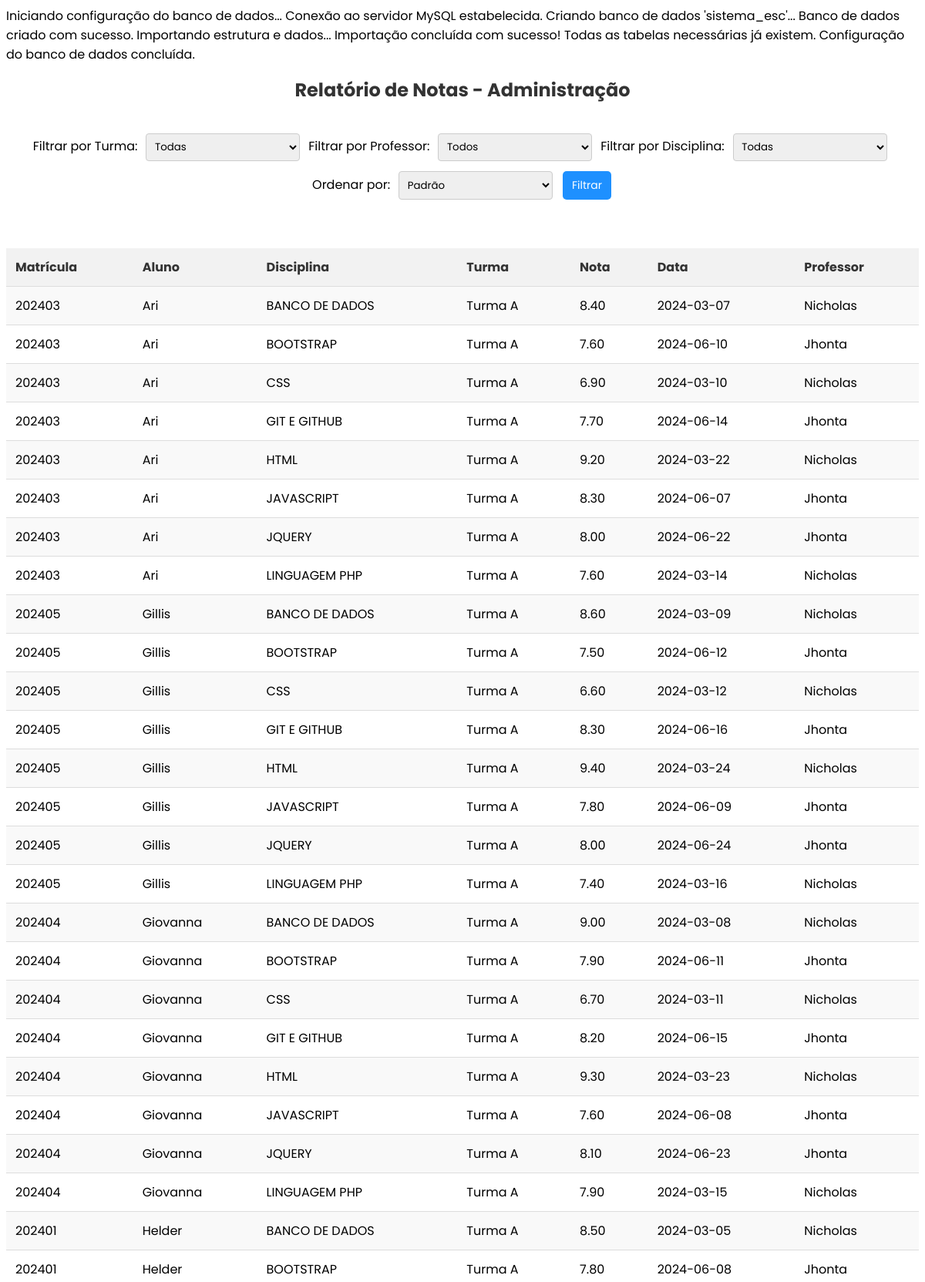
The app's page /relatorio.php (signed in, upper part) with its own data.
### tables this page shows
CREATE TABLE notas (
  id INT NOT NULL AUTO_INCREMENT,
  nota DECIMAL(5,2) NOT NULL,
  dataL DATE NOT NULL,
  fk_aluno INT NOT NULL,
  fk_prof INT NOT NULL,
  fk_disc INT NOT NULL,
  PRIMARY KEY (id),
  FOREIGN KEY (fk_aluno) REFERENCES alunos (id) ON DELETE CASCADE,
  FOREIGN KEY (fk_prof) REFERENCES professores (id) ON DELETE CASCADE,
  FOREIGN KEY (fk_disc) REFERENCES disciplinas (id) ON DELETE CASCADE
);

CREATE TABLE alunos (
  id INT NOT NULL AUTO_INCREMENT,
  matricula INT NOT NULL UNIQUE,
  fk_user INT NOT NULL,
  PRIMARY KEY (id),
  FOREIGN KEY (fk_user) REFERENCES usuarios (id) ON DELETE CASCADE
);

CREATE TABLE usuarios (
  id INT NOT NULL AUTO_INCREMENT,
  nome VARCHAR(40) NOT NULL,
  email VARCHAR(50) UNIQUE NOT NULL,
  idade INT NOT NULL,
  cpf VARCHAR(14) UNIQUE NOT NULL,
  senha VARCHAR(255) NOT NULL,
  tipo ENUM('Professor','Aluno', "Administrador") NOT NULL,
  PRIMARY KEY (id)
);

CREATE TABLE disciplinas (
  id INT NOT NULL AUTO_INCREMENT,
  nome VARCHAR(30) NOT NULL,
  descricao TEXT,
  imagem VARCHAR(255),
  PRIMARY KEY (id)
  );

CREATE TABLE turmas (
  id INT NOT NULL AUTO_INCREMENT,
  nome VARCHAR(50) NOT NULL,
  PRIMARY KEY (id)
);

### relatorio.php (the view, shortened to what this page needs)
<?php
include("conexao.php");
$filtroOrdem = isset($_GET['ordem']) ? $_GET['ordem'] : '';
$sql = "SELECT
            alunos.matricula,
            usuarios.nome AS aluno,
            disciplinas.nome AS disciplina,
            turmas.nome AS turma,
            notas.nota,
            notas.dataL,
            notas.id AS nota_id,
            professores.id AS prof_id,
            prof_usuarios.nome AS professor
        FROM notas
        INNER JOIN alunos ON notas.fk_aluno = alunos.id
        INNER JOIN usuarios ON alunos.fk_user = usuarios.id
        INNER JOIN disciplinas ON notas.fk_disc = disciplinas.id
        INNER JOIN turma_alunos ON turma_alunos.fk_aluno = alunos.id
        INNER JOIN turmas ON turma_alunos.fk_turma = turmas.id
        INNER JOIN prof_disc_turma ON prof_disc_turma.fk_disc = disciplinas.id AND prof_disc_turma.fk_turma = turmas.id
        INNER JOIN professores ON prof_disc_turma.fk_prof = professores.id
        INNER JOIN usuarios AS prof_usuarios ON professores.fk_user = prof_usuarios.id
        WHERE 1 = 1";
switch ($filtroOrdem) {
    default:
        $sql .= " ORDER BY turma, aluno, disciplina";
}
$consulta = mysqli_query($connection, $sql);
?>
<!DOCTYPE html>
<html lang="pt-br">
<head>
    <link rel="stylesheet" href="Style/relatorio.css">
</head>
<body>
    <h1>Relatório de Notas - Administração</h1>
    <form
        style="
               margin: 2em;
               text-align: center;
               "
    method="GET" action="">
        <label for="turma">Filtrar por Turma:</label>
        <select
            style="
               width: 200px;
              "
        name="turma" id="turma">
            <option value="">Todas</option>
        </select>
        <label for="professor">Filtrar por Professor:</label>
        <select
            style="
               width: 200px;
              "
        name="professor" id="professor">
            <option value="">Todos</option>
        </select>
        <label for="disciplina">Filtrar por Disciplina:</label>
        <select
            style="
               width: 200px;
              "
        name="disciplina" id="disciplina">
            <option value="">Todas</option>
        </select>
        <label for="ordem">Ordenar por:</label>
        <select
            style="
               width: 200px;
              "
            name="ordem" id="ordem">
            <option value="">Padrão</option>
        </select>
        <button type="submit">Filtrar</button>
    </form>
    <br>
    <?php
    if ($consulta && mysqli_num_rows($consulta) > 0) {
        echo "<div
            style='
                    display: flex;
                   justify-content: center;
                   align-items: center;
                   '
        >";
        echo "<table
                style='
                        height: 100%;
                        width: 100%;
                       '
                >";
        echo "<tr>
                <th>Matrícula</th>
                <th>Aluno</th>
                <th>Disciplina</th>
                <th>Turma</th>
                <th>Nota</th>
                <th>Data</th>
                <th>Professor</th>
              </tr>";
        while ($row = mysqli_fetch_assoc($consulta)) {
            echo "<tr>
                    <td>" . htmlspecialchars($row['matricula']) . "</td>
                    <td>" . htmlspecialchars($row['aluno']) . "</td>
                    <td>" . htmlspecialchars($row['disciplina']) . "</td>
                    <td>" . htmlspecialchars($row['turma']) . "</td>
                    <td>" . htmlspecialchars($row['nota']) . "</td>
                    <td>" . htmlspecialchars($row['dataL']) . "</td>
                    <td>" . htmlspecialchars($row['professor']) . "</td>
                  </tr>";
        }
        echo "</table>";
        echo "</div>";
    } else {
        echo "<p>Nenhum resultado encontrado.</p>";
    }
    ?>
</body>
</html>

### Style/relatorio.css (style rules this page uses)
* { font-family: "poppins", sans-serif; }
h1 { color: #333; font-size: 24px; margin-bottom: 20px; text-align: center; }
table { width: 100%; border-collapse: collapse; margin-bottom: 20px; }
th, td { padding: 12px; text-align: left; border-bottom: 1px solid #ddd; }
th { background-color: #f2f2f2; color: #333; }
tr:nth-child(even) { background-color: #f9f9f9; }
button { background-color: dodgerblue; color: white; border: none; padding: 8px 12px; text-align: center; text-decoration: none; display: inline-block; font-size: 14px; margin: 4px 2px; cursor: pointer; border-radius: 5px; }
select { margin: 0.5em; width: 100%; border-radius: 4px; padding: 0.5em; border: 1px solid #ccc; }

### records on screen
notas: fk_aluno.matricula "202403", usuarios.nome "Ari", fk_disc.nome "BANCO DE DADOS", turmas.nome "Turma A", nota "8.40", dataL "2024-03-07", usuarios.nome "Nicholas"
notas: fk_aluno.matricula "202403", usuarios.nome "Ari", fk_disc.nome "BOOTSTRAP", turmas.nome "Turma A", nota "7.60", dataL "2024-06-10", usuarios.nome "Jhonta"
notas: fk_aluno.matricula "202403", usuarios.nome "Ari", fk_disc.nome "CSS", turmas.nome "Turma A", nota "6.90", dataL "2024-03-10", usuarios.nome "Nicholas"
notas: fk_aluno.matricula "202403", usuarios.nome "Ari", fk_disc.nome "GIT E GITHUB", turmas.nome "Turma A", nota "7.70", dataL "2024-06-14", usuarios.nome "Jhonta"
notas: fk_aluno.matricula "202403", usuarios.nome "Ari", fk_disc.nome "HTML", turmas.nome "Turma A", nota "9.20", dataL "2024-03-22", usuarios.nome "Nicholas"
notas: fk_aluno.matricula "202403", usuarios.nome "Ari", fk_disc.nome "JAVASCRIPT", turmas.nome "Turma A", nota "8.30", dataL "2024-06-07", usuarios.nome "Jhonta"
notas: fk_aluno.matricula "202403", usuarios.nome "Ari", fk_disc.nome "JQUERY", turmas.nome "Turma A", nota "8.00", dataL "2024-06-22", usuarios.nome "Jhonta"
notas: fk_aluno.matricula "202403", usuarios.nome "Ari", fk_disc.nome "LINGUAGEM PHP", turmas.nome "Turma A", nota "7.60", dataL "2024-03-14", usuarios.nome "Nicholas"
notas: fk_aluno.matricula "202405", usuarios.nome "Gillis", fk_disc.nome "BANCO DE DADOS", turmas.nome "Turma A", nota "8.60", dataL "2024-03-09", usuarios.nome "Nicholas"
notas: fk_aluno.matricula "202405", usuarios.nome "Gillis", fk_disc.nome "BOOTSTRAP", turmas.nome "Turma A", nota "7.50", dataL "2024-06-12", usuarios.nome "Jhonta"
notas: fk_aluno.matricula "202405", usuarios.nome "Gillis", fk_disc.nome "CSS", turmas.nome "Turma A", nota "6.60", dataL "2024-03-12", usuarios.nome "Nicholas"
notas: fk_aluno.matricula "202405", usuarios.nome "Gillis", fk_disc.nome "GIT E GITHUB", turmas.nome "Turma A", nota "8.30", dataL "2024-06-16", usuarios.nome "Jhonta"
notas: fk_aluno.matricula "202405", usuarios.nome "Gillis", fk_disc.nome "HTML", turmas.nome "Turma A", nota "9.40", dataL "2024-03-24", usuarios.nome "Nicholas"
notas: fk_aluno.matricula "202405", usuarios.nome "Gillis", fk_disc.nome "JAVASCRIPT", turmas.nome "Turma A", nota "7.80", dataL "2024-06-09", usuarios.nome "Jhonta"
notas: fk_aluno.matricula "202405", usuarios.nome "Gillis", fk_disc.nome "JQUERY", turmas.nome "Turma A", nota "8.00", dataL "2024-06-24", usuarios.nome "Jhonta"
notas: fk_aluno.matricula "202405", usuarios.nome "Gillis", fk_disc.nome "LINGUAGEM PHP", turmas.nome "Turma A", nota "7.40", dataL "2024-03-16", usuarios.nome "Nicholas"
notas: fk_aluno.matricula "202404", usuarios.nome "Giovanna", fk_disc.nome "BANCO DE DADOS", turmas.nome "Turma A", nota "9.00", dataL "2024-03-08", usuarios.nome "Nicholas"
notas: fk_aluno.matricula "202404", usuarios.nome "Giovanna", fk_disc.nome "BOOTSTRAP", turmas.nome "Turma A", nota "7.90", dataL "2024-06-11", usuarios.nome "Jhonta"
notas: fk_aluno.matricula "202404", usuarios.nome "Giovanna", fk_disc.nome "CSS", turmas.nome "Turma A", nota "6.70", dataL "2024-03-11", usuarios.nome "Nicholas"
notas: fk_aluno.matricula "202404", usuarios.nome "Giovanna", fk_disc.nome "GIT E GITHUB", turmas.nome "Turma A", nota "8.20", dataL "2024-06-15", usuarios.nome "Jhonta"
notas: fk_aluno.matricula "202404", usuarios.nome "Giovanna", fk_disc.nome "HTML", turmas.nome "Turma A", nota "9.30", dataL "2024-03-23", usuarios.nome "Nicholas"
notas: fk_aluno.matricula "202404", usuarios.nome "Giovanna", fk_disc.nome "JAVASCRIPT", turmas.nome "Turma A", nota "7.60", dataL "2024-06-08", usuarios.nome "Jhonta"
notas: fk_aluno.matricula "202404", usuarios.nome "Giovanna", fk_disc.nome "JQUERY", turmas.nome "Turma A", nota "8.10", dataL "2024-06-23", usuarios.nome "Jhonta"
notas: fk_aluno.matricula "202404", usuarios.nome "Giovanna", fk_disc.nome "LINGUAGEM PHP", turmas.nome "Turma A", nota "7.90", dataL "2024-03-15", usuarios.nome "Nicholas"
notas: fk_aluno.matricula "202401", usuarios.nome "Helder", fk_disc.nome "BANCO DE DADOS", turmas.nome "Turma A", nota "8.50", dataL "2024-03-05", usuarios.nome "Nicholas"
notas: fk_aluno.matricula "202401", usuarios.nome "Helder", fk_disc.nome "BOOTSTRAP", turmas.nome "Turma A", nota "7.80", dataL "2024-06-08", usuarios.nome "Jhonta"

### other values on screen
$database "sistema_esc"
